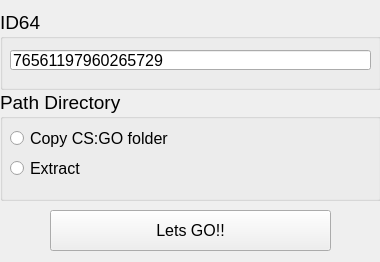
<?xml version="1.0" encoding="UTF-8"?>
<ui version="4.0">
 <class>MainWindow</class>
 <widget class="QMainWindow" name="MainWindow">
  <property name="geometry">
   <rect>
    <x>0</x>
    <y>0</y>
    <width>380</width>
    <height>262</height>
   </rect>
  </property>
  <property name="minimumSize">
   <size>
    <width>380</width>
    <height>262</height>
   </size>
  </property>
  <property name="maximumSize">
   <size>
    <width>380</width>
    <height>262</height>
   </size>
  </property>
  <property name="windowTitle">
   <string>SUCfg</string>
  </property>
  <widget class="QWidget" name="centralwidget">
   <widget class="QGroupBox" name="groupBox">
    <property name="geometry">
     <rect>
      <x>0</x>
      <y>10</y>
      <width>381</width>
      <height>80</height>
     </rect>
    </property>
    <property name="font">
     <font>
      <pointsize>14</pointsize>
     </font>
    </property>
    <property name="title">
     <string>ID64</string>
    </property>
    <widget class="QLineEdit" name="lineEdit">
     <property name="geometry">
      <rect>
       <x>10</x>
       <y>40</y>
       <width>361</width>
       <height>20</height>
      </rect>
     </property>
     <property name="font">
      <font>
       <pointsize>12</pointsize>
      </font>
     </property>
     <property name="text">
      <string>76561197960265729</string>
     </property>
    </widget>
   </widget>
   <widget class="QGroupBox" name="groupBox_2">
    <property name="geometry">
     <rect>
      <x>0</x>
      <y>90</y>
      <width>381</width>
      <height>111</height>
     </rect>
    </property>
    <property name="font">
     <font>
      <pointsize>14</pointsize>
     </font>
    </property>
    <property name="title">
     <string>Path Directory</string>
    </property>
    <widget class="QRadioButton" name="radioButton">
     <property name="geometry">
      <rect>
       <x>10</x>
       <y>40</y>
       <width>181</width>
       <height>17</height>
      </rect>
     </property>
     <property name="font">
      <font>
       <pointsize>12</pointsize>
      </font>
     </property>
     <property name="text">
      <string>Copy CS:GO folder</string>
     </property>
    </widget>
    <widget class="QRadioButton" name="radioButton_2">
     <property name="geometry">
      <rect>
       <x>10</x>
       <y>70</y>
       <width>181</width>
       <height>17</height>
      </rect>
     </property>
     <property name="font">
      <font>
       <pointsize>12</pointsize>
      </font>
     </property>
     <property name="text">
      <string>Extract</string>
     </property>
    </widget>
   </widget>
   <widget class="QPushButton" name="pushButton">
    <property name="geometry">
     <rect>
      <x>50</x>
      <y>210</y>
      <width>281</width>
      <height>41</height>
     </rect>
    </property>
    <property name="font">
     <font>
      <pointsize>12</pointsize>
     </font>
    </property>
    <property name="text">
     <string>Lets GO!!</string>
    </property>
   </widget>
  </widget>
 </widget>
 <resources/>
 <connections/>
</ui>
